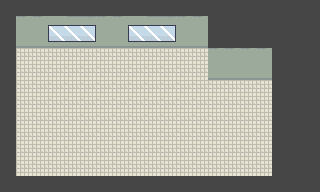

Below is a game level as drawn by its tile map, then a one-line description and the .tmx file that defines it, in full:
An orthogonal 20x12 tile map with 16x16 px tiles, 1 tile layer (Background), 2 tilesets and 33 objects (20x Groceries, 7x ShoppingCart, 5x Wall, Spawn).

<map version="1.8" tiledversion="1.8.1" orientation="orthogonal" renderorder="right-down" width="20" height="12" tilewidth="16" tileheight="16" infinite="0" backgroundcolor="#464646" nextlayerid="12" nextobjectid="98">
 <editorsettings>
  <export target="../../Content/Levels/Supermarket/Level0.json" format="json" />
 </editorsettings>
 <properties>
  <property name="HasWater" type="bool" value="false" />
 </properties>
 <tileset firstgid="1" source="IceGameplayElements.tsx" />
 <tileset firstgid="65" source="SuperMarket.tsx" />
 <layer id="6" name="Background" width="20" height="12">
  <data encoding="csv">
0,0,0,0,0,0,0,0,0,0,0,0,0,0,0,0,0,0,0,0,
0,67,67,68,69,70,67,67,68,69,70,67,67,0,0,0,0,0,0,0,
0,75,75,76,77,78,75,75,76,77,78,75,75,0,0,0,0,0,0,0,
0,66,66,66,66,66,66,66,66,66,66,66,66,67,67,67,67,0,0,0,
0,66,66,66,66,66,66,66,66,66,66,66,66,75,75,75,75,0,0,0,
0,66,66,66,66,66,66,66,66,66,66,66,66,66,66,66,66,0,0,0,
0,66,66,66,66,66,66,66,66,66,66,66,66,66,66,66,66,0,0,0,
0,66,66,66,66,66,66,66,66,66,66,66,66,66,66,66,66,0,0,0,
0,66,66,66,66,66,66,66,66,66,66,66,66,66,66,66,66,0,0,0,
0,66,66,66,66,66,66,66,66,66,66,66,66,66,66,66,66,0,0,0,
0,66,66,66,66,66,66,66,66,66,66,66,66,66,66,66,66,0,0,0,
0,0,0,0,0,0,0,0,0,0,0,0,0,0,0,0,0,0,0,0
</data>
 </layer>
 <objectgroup id="8" name="Objects">
  <object id="65" type="Spawn" x="104" y="160">
   <point />
  </object>
 </objectgroup>
 <objectgroup id="10" name="Walls">
  <object id="73" type="Wall" x="0" y="0" width="16" height="192" />
  <object id="74" type="Wall" x="16" y="176" width="272" height="16" />
  <object id="75" type="Wall" x="16" y="0" width="192" height="48" />
  <object id="76" type="Wall" x="208" y="32" width="64" height="48" />
  <object id="77" type="Wall" x="272" y="32" width="16" height="144" />
 </objectgroup>
 <objectgroup id="11" name="Fridges and stuff">
  <object id="78" name="AppleCrate" type="Groceries" x="64" y="88" width="16" height="8">
   <properties>
    <property name="Sprite" value="crate_apples" />
   </properties>
  </object>
  <object id="79" name="AppleCrate" type="Groceries" x="80" y="88" width="16" height="8">
   <properties>
    <property name="Sprite" value="crate_apples" />
   </properties>
  </object>
  <object id="80" name="AppleCrate" type="Groceries" x="96" y="88" width="16" height="8">
   <properties>
    <property name="Sprite" value="crate_apples" />
   </properties>
  </object>
  <object id="81" name="AppleCrate" type="Groceries" x="112" y="88" width="16" height="8">
   <properties>
    <property name="Sprite" value="crate_apples" />
   </properties>
  </object>
  <object id="82" name="AppleCrate" type="Groceries" x="128" y="88" width="16" height="8">
   <properties>
    <property name="Sprite" value="crate_apples" />
   </properties>
  </object>
  <object id="83" name="AppleCrate" type="Groceries" x="144" y="88" width="16" height="8">
   <properties>
    <property name="Sprite" value="crate_apples" />
   </properties>
  </object>
  <object id="84" name="AppleCrate" type="Groceries" x="160" y="88" width="16" height="8">
   <properties>
    <property name="Sprite" value="crate_apples" />
   </properties>
  </object>
  <object id="85" name="EmptyCrate" type="Groceries" x="64" y="120" width="16" height="8">
   <properties>
    <property name="Sprite" value="crate_empty" />
   </properties>
  </object>
  <object id="86" name="EmptyCrate" type="Groceries" x="80" y="120" width="16" height="8">
   <properties>
    <property name="Sprite" value="crate_empty" />
   </properties>
  </object>
  <object id="87" name="EmptyCrate" type="Groceries" x="96" y="120" width="16" height="8">
   <properties>
    <property name="Sprite" value="crate_empty" />
   </properties>
  </object>
  <object id="88" name="EmptyCrate" type="Groceries" x="112" y="120" width="16" height="8">
   <properties>
    <property name="Sprite" value="crate_empty" />
   </properties>
  </object>
  <object id="89" name="EmptyCrate" type="Groceries" x="128" y="120" width="16" height="8">
   <properties>
    <property name="Sprite" value="crate_empty" />
   </properties>
  </object>
  <object id="90" name="EmptyCrate" type="Groceries" x="144" y="120" width="16" height="8">
   <properties>
    <property name="Sprite" value="crate_empty" />
   </properties>
  </object>
  <object id="91" name="EmptyCrate" type="Groceries" x="160" y="120" width="16" height="8">
   <properties>
    <property name="Sprite" value="crate_empty" />
   </properties>
  </object>
  <object id="92" name="Fridge" type="Groceries" x="208" y="80" width="16" height="8">
   <properties>
    <property name="Sprite" value="fridge" />
   </properties>
  </object>
  <object id="93" name="Fridge" type="Groceries" x="256" y="80" width="16" height="8">
   <properties>
    <property name="Sprite" value="fridge" />
   </properties>
  </object>
  <object id="94" name="Fridge" type="Groceries" x="208" y="128" width="16" height="8">
   <properties>
    <property name="Sprite" value="fridge" />
   </properties>
  </object>
  <object id="95" name="Fridge" type="Groceries" x="256" y="128" width="16" height="8">
   <properties>
    <property name="Sprite" value="fridge" />
   </properties>
  </object>
  <object id="96" name="FridgeDouble" type="Groceries" x="224" y="80" width="32" height="8">
   <properties>
    <property name="Sprite" value="fridge_double" />
   </properties>
  </object>
  <object id="97" name="FridgeDouble" type="Groceries" x="224" y="128" width="32" height="8">
   <properties>
    <property name="Sprite" value="fridge_double" />
   </properties>
  </object>
 </objectgroup>
 <objectgroup id="9" name="Carts">
  <object id="66" type="ShoppingCart" x="48" y="112">
   <point />
  </object>
  <object id="67" type="ShoppingCart" x="96" y="64">
   <point />
  </object>
  <object id="68" type="ShoppingCart" x="192" y="72">
   <point />
  </object>
  <object id="69" type="ShoppingCart" x="232" y="160">
   <point />
  </object>
  <object id="70" type="ShoppingCart" x="240" y="104">
   <point />
  </object>
  <object id="71" type="ShoppingCart" x="160" y="160">
   <point />
  </object>
  <object id="72" type="ShoppingCart" x="48" y="160">
   <point />
  </object>
 </objectgroup>
</map>
